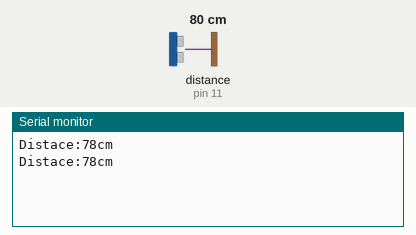
This sketch was run on a simulated Arduino Uno, built with avr-gcc and run on an emulated ATmega328P. Shown: the last lines printed to the serial monitor. Wiring (inferred from the names in the program): ultrasonic range finder: trigger pin 10; echo pin 11. The test bench sets the inputs (shaded band); at power-on: distance to the obstacle (sensor on pin 11) 80 cm. The echo pulse lasts 58.3 µs per cm.

Above: at 1.8 s.
1.9 s: distance to the obstacle (sensor on pin 11) set to 2 cm
At 2.6 s:
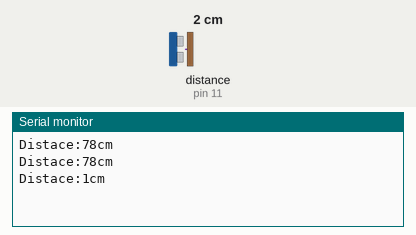
3.4 s: distance to the obstacle (sensor on pin 11) set to 4 cm
At 4.8 s:
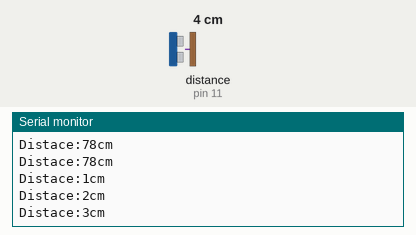
Timing chart, 0 to 6.4 s (numbered marks = the images above; inputs shaded):
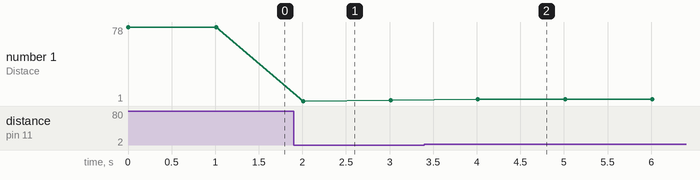

The sketch:

ultrasonic_basic_coding.ino
```cpp
//HRTE PROJECTS  ----  XD


#define trigpin 10
#define echopin 11

long duration;
int  distance;

void setup() {
 pinMode(trigpin,OUTPUT);
 pinMode(echopin,INPUT);

 Serial.begin(9600);

 }

void loop() {

 digitalWrite(trigpin,LOW);
 delayMicroseconds(2);

 digitalWrite(trigpin,HIGH);
 delayMicroseconds(10);
 digitalWrite(trigpin,LOW);

duration = pulseIn(echopin,HIGH);

 distance = duration*0.034/2 ;

 Serial.print("Distace:");
 Serial.print(distance);
 Serial.println("cm");
 delay(1000);
}
```

Measured:
- after the input at 1.9 s, the serial monitor: prints a new line after 0.11 s (image 1)
- after the input at 3.4 s, the serial monitor: prints a new line after 0.61 s (image 2)
- plotted number 1: 78 → 2 after the input at 1.9 s, 2 → 3 after the input at 3.4 s
